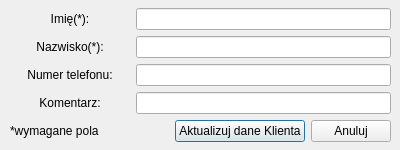
<?xml version="1.0" encoding="UTF-8"?>
<ui version="4.0">
 <class>editClient</class>
 <widget class="QDialog" name="editClient">
  <property name="geometry">
   <rect>
    <x>0</x>
    <y>0</y>
    <width>400</width>
    <height>150</height>
   </rect>
  </property>
  <property name="minimumSize">
   <size>
    <width>400</width>
    <height>150</height>
   </size>
  </property>
  <property name="maximumSize">
   <size>
    <width>400</width>
    <height>150</height>
   </size>
  </property>
  <property name="windowTitle">
   <string>Dialog</string>
  </property>
  <widget class="QWidget" name="verticalLayoutWidget">
   <property name="geometry">
    <rect>
     <x>10</x>
     <y>8</y>
     <width>381</width>
     <height>141</height>
    </rect>
   </property>
   <layout class="QGridLayout" name="gridLayout">
    <property name="sizeConstraint">
     <enum>QLayout::SetMaximumSize</enum>
    </property>
    <item row="0" column="0">
     <layout class="QHBoxLayout" name="horizontalLayout">
      <item>
       <widget class="QLabel" name="NameLabel">
        <property name="sizePolicy">
         <sizepolicy hsizetype="Fixed" vsizetype="Fixed">
          <horstretch>0</horstretch>
          <verstretch>0</verstretch>
         </sizepolicy>
        </property>
        <property name="minimumSize">
         <size>
          <width>120</width>
          <height>0</height>
         </size>
        </property>
        <property name="text">
         <string>Imię(*):</string>
        </property>
        <property name="alignment">
         <set>Qt::AlignCenter</set>
        </property>
       </widget>
      </item>
      <item>
       <widget class="QLineEdit" name="NameField"/>
      </item>
     </layout>
    </item>
    <item row="1" column="0">
     <layout class="QHBoxLayout" name="horizontalLayout_4">
      <item>
       <widget class="QLabel" name="LastnameLabel">
        <property name="minimumSize">
         <size>
          <width>120</width>
          <height>0</height>
         </size>
        </property>
        <property name="text">
         <string>Nazwisko(*):</string>
        </property>
        <property name="alignment">
         <set>Qt::AlignCenter</set>
        </property>
       </widget>
      </item>
      <item>
       <widget class="QLineEdit" name="LastnameField"/>
      </item>
     </layout>
    </item>
    <item row="2" column="0">
     <layout class="QHBoxLayout" name="horizontalLayout_3">
      <item>
       <widget class="QLabel" name="PhoneLabel">
        <property name="minimumSize">
         <size>
          <width>120</width>
          <height>0</height>
         </size>
        </property>
        <property name="text">
         <string>Numer telefonu:</string>
        </property>
        <property name="alignment">
         <set>Qt::AlignCenter</set>
        </property>
       </widget>
      </item>
      <item>
       <widget class="QLineEdit" name="PhoneField"/>
      </item>
     </layout>
    </item>
    <item row="3" column="0">
     <layout class="QHBoxLayout" name="horizontalLayout_2">
      <item>
       <widget class="QLabel" name="CommentLabel">
        <property name="minimumSize">
         <size>
          <width>120</width>
          <height>0</height>
         </size>
        </property>
        <property name="text">
         <string>Komentarz:</string>
        </property>
        <property name="alignment">
         <set>Qt::AlignCenter</set>
        </property>
       </widget>
      </item>
      <item>
       <widget class="QLineEdit" name="CommentField"/>
      </item>
     </layout>
    </item>
    <item row="4" column="0">
     <layout class="QHBoxLayout" name="horizontalLayout_5">
      <item>
       <widget class="QLabel" name="label">
        <property name="text">
         <string>*wymagane pola</string>
        </property>
       </widget>
      </item>
      <item>
       <spacer name="horizontalSpacer">
        <property name="orientation">
         <enum>Qt::Horizontal</enum>
        </property>
        <property name="sizeHint" stdset="0">
         <size>
          <width>40</width>
          <height>20</height>
         </size>
        </property>
       </spacer>
      </item>
      <item>
       <widget class="QPushButton" name="UpdateClientButton">
        <property name="sizePolicy">
         <sizepolicy hsizetype="Fixed" vsizetype="Fixed">
          <horstretch>0</horstretch>
          <verstretch>0</verstretch>
         </sizepolicy>
        </property>
        <property name="text">
         <string>Aktualizuj dane Klienta</string>
        </property>
       </widget>
      </item>
      <item>
       <widget class="QPushButton" name="CancelButton">
        <property name="sizePolicy">
         <sizepolicy hsizetype="Fixed" vsizetype="Fixed">
          <horstretch>0</horstretch>
          <verstretch>0</verstretch>
         </sizepolicy>
        </property>
        <property name="text">
         <string>Anuluj</string>
        </property>
        <property name="autoDefault">
         <bool>true</bool>
        </property>
       </widget>
      </item>
     </layout>
    </item>
   </layout>
  </widget>
 </widget>
 <resources/>
 <connections/>
</ui>
